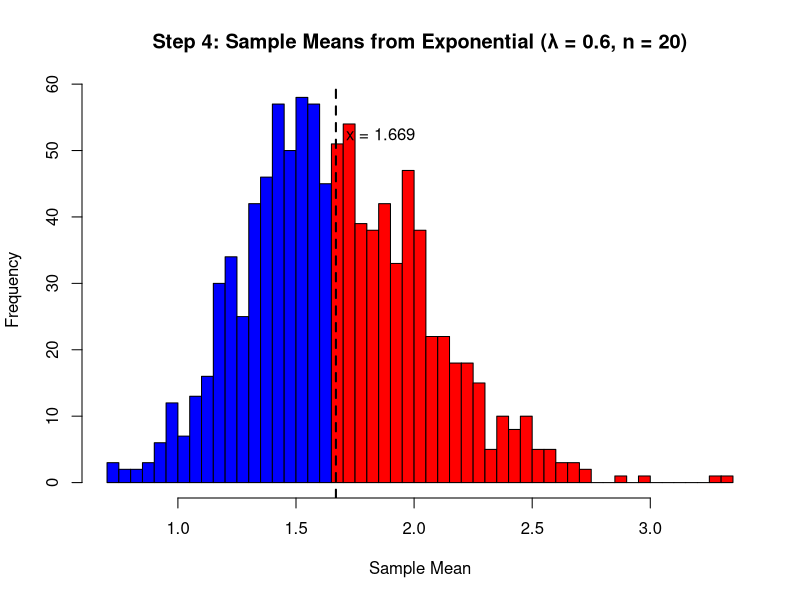

Reproduce this figure in R.
# Step 4:
# Generate 1000 samples (each of size 20) from exponential distribution (λ = 0.6)
# Use a matrix: 1000 rows, each row is a sample
# Plot histogram of sample means with red for > 1.669, blue for ≤ 1.669

set.seed(123)  # For reproducibility

# Create matrix of 1000 rows (samples), each with 20 exponential values
X_exp_matrix <- matrix(rexp(1000 * 20, rate = 0.6), nrow = 1000, ncol = 20)

# Compute row means
sample_means_exp <- rowMeans(X_exp_matrix)

# Create histogram data of sample means
hist_exp_means <- hist(sample_means_exp, breaks = 50, plot = FALSE)

# Color bars: blue for means ≤ 1.669, red for > 1.669
bar_colors_exp <- ifelse(hist_exp_means$mids <= 1.669, "blue", "red")

# Plot histogram with color-coded bars
plot(hist_exp_means,
     col = bar_colors_exp,
     main = "Step 4: Sample Means from Exponential (λ = 0.6, n = 20)",
     xlab = "Sample Mean",
     ylab = "Frequency",
     border = "black")

# Add vertical line at 1.669
abline(v = 1.669, col = "black", lty = 2, lwd = 2)
text(1.669, max(hist_exp_means$counts) * 0.9, "x = 1.669", pos = 4, col = "black")
